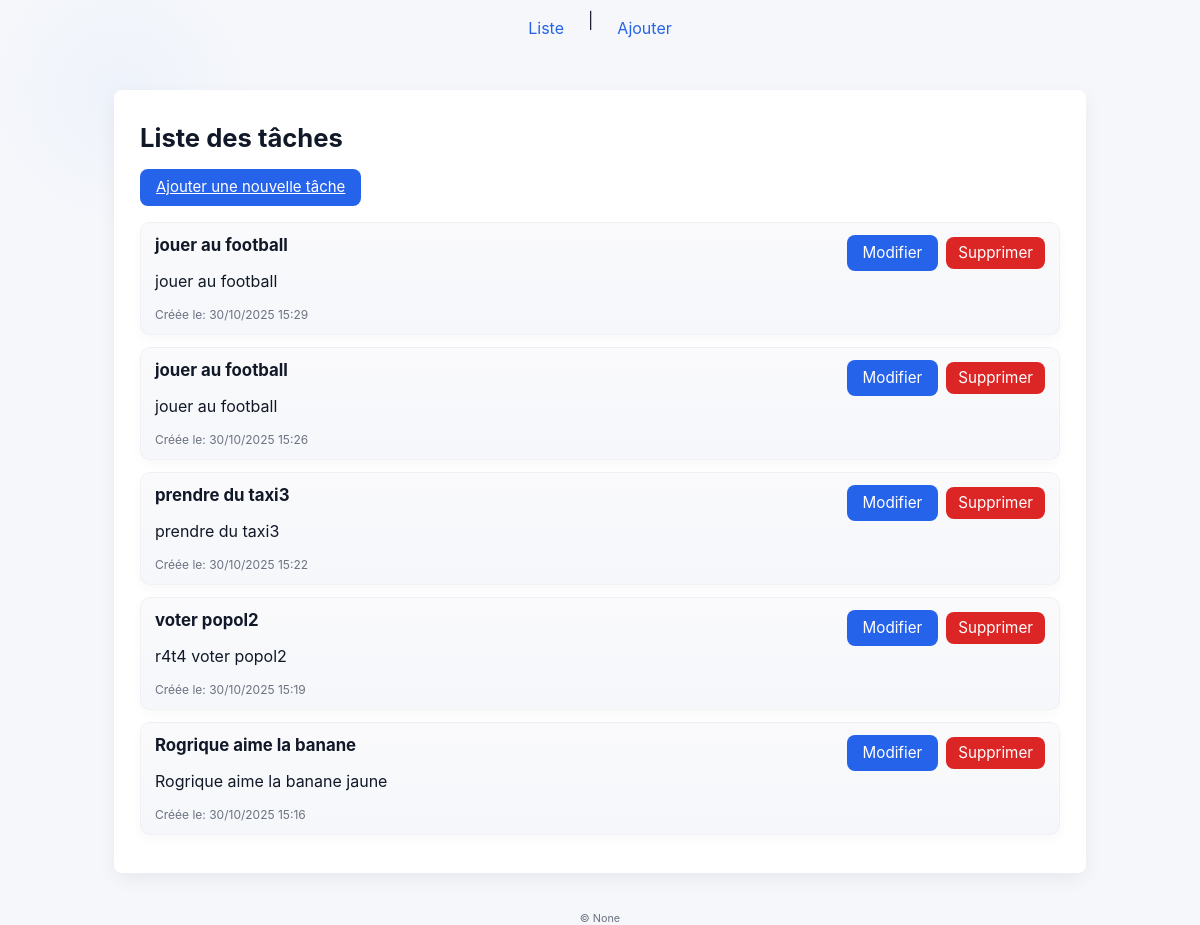
Page /taches/liste/ (signed in) on the committed database.
### taches/models.py (models this page shows, shortened)
class Tache(models.Model):
	titre = models.CharField(max_length=200)
	description = models.TextField(blank=True)
	cree_le = models.DateTimeField(auto_now_add=True)
	termine = models.BooleanField(default=False)
	owner = models.ForeignKey(settings.AUTH_USER_MODEL, on_delete=models.CASCADE, related_name='taches', null=True, blank=True)

### taches/views.py (the view)
# urls.py: path("liste/", views.tache_list_html, name="liste_html"),
def tache_list_html(request):
    user = getattr(request, "user", None)
    if user and user.is_authenticated:
        if getattr(user, 'is_staff', False) or getattr(user, 'is_superuser', False):
            taches = Tache.objects.all().order_by('-cree_le')
        else:
            taches = Tache.objects.filter(owner=user).order_by('-cree_le')
    else:
        taches = Tache.objects.none()
    return render(request, 'taches/tache_liste.html', {'taches': taches})

### taches/templates/taches/tache_liste.html (shortened to what this page needs)
{% extends "taches/base.html" %}
{% block content %}
	<div class="page-header">
		<h1>Liste des tâches</h1>
		<p><a class="btn" href="{% url 'taches:ajouter' %}">Ajouter une nouvelle tâche</a></p>
	</div>
	{% if taches %}
		<ul>
			{% for t in taches %}
				<li>
					<article class="task-card {% if t.termine %}task-complete{% endif %}" aria-labelledby="tache-{{ t.pk }}">
						<div class="task-body">
							<strong id="tache-{{ t.pk }}">{{ t.titre }}</strong>
							{% if t.description %}
								<p>{{ t.description }}</p>
							{% endif %}
							<div class="meta">Créée le: {{ t.cree_le|date:"d/m/Y H:i" }}</div>
						</div>
						<div class="task-actions" role="group" aria-label="Actions pour {{ t.titre }}">
							<a class="btn" href="{% url 'taches:modifier' t.pk %}">Modifier</a>
							<a class="btn btn-danger" href="{% url 'taches:supprimer' t.pk %}">Supprimer</a>
						</div>
					</article>
				</li>
			{% endfor %}
		</ul>
	{% else %}
		<p>Aucune tâche pour l'instant.</p>
	{% endif %}
{% endblock %}

### taches/static/taches/css/style.css (style rules this page uses)
:root { --bg: #f5f7fb; --surface: #ffffff; --muted: #6b7280; --text: #111827; --primary: #2563eb; --primary-600: #1e40af; --accent: #06b6d4; --shadow: 0 6px 18px rgba(16,24,40,0.06); --radius: 8px; }
html, body { height: 100%; margin: 0; padding: 0; font-family: Inter, -apple-system, BlinkMacSystemFont, "Segoe UI", Roboto, "Helvetica Neue", Arial, sans-serif; background: radial-gradient(circle at 10% 10%, rgba(37,99,235,0.03), transparent 10%), var(--bg); color: var(--text); -webkit-font-smoothing: antialiased; }
h1 { margin: 6px 0 0 0; font-size: 1.6rem; }
button, .btn { background: var(--primary); color: #fff; border: none; padding: 10px 16px; border-radius: 8px; cursor: pointer; font-size: 15px; line-height: 1.1; transition: background .12s ease, box-shadow .12s ease; box-shadow: none; }
button, .btn, a.btn, a.btn-secondary, .btn-secondary, a.btn-danger, .btn-danger { color: #fff !important; }
a.btn, .btn, a.btn-secondary, .btn-secondary, a.btn-danger, .btn-danger { color: #fff; }
a.btn, a.btn-secondary, a.btn-danger { display: inline-block; }
.btn-danger, a.btn-danger { background: #dc2626; color: #fff; border: none; padding: 8px 12px; border-radius: 8px; text-decoration: none; }
ul { list-style: none; padding: 0; margin: 0; }
li { margin-bottom: 12px; }
.task-card { display: flex; gap: 12px; align-items: flex-start; padding: 12px 14px; border-radius: 10px; background: linear-gradient(180deg, rgba(250,250,252,1), rgba(245,247,250,1)); border: 1px solid rgba(14,20,34,0.03); box-shadow: 0 4px 12px rgba(15,23,42,0.03); }
.task-card .meta { color: var(--muted); font-size: 12px; }
.task-card strong { display:block; font-size:1.05rem; margin-bottom:4px; }
.task-actions { margin-left: auto; display:flex; gap:8px; align-items:center; }
.task-actions a { color: var(--primary); text-decoration:none; font-size:0.95rem; }

### rows in the picture
Tache: titre "jouer au football", description "jouer au football", cree_le "30/10/2025 15:29"
Tache: titre "jouer au football", description "jouer au football", cree_le "30/10/2025 15:26"
Tache: titre "prendre du taxi3", description "prendre du taxi3", cree_le "30/10/2025 15:22"
Tache: titre "voter popol2", description "r4t4 voter popol2", cree_le "30/10/2025 15:19"
Tache: titre "Rogrique aime la banane", description "Rogrique aime la banane jaune", cree_le "30/10/2025 15:16"

### other values in the picture
{{ now|default:None }} "None"
